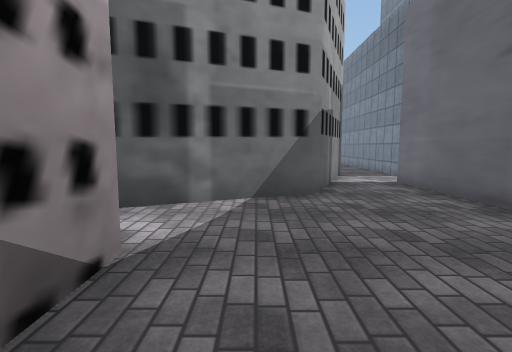
[1] (above)

19 first-person views from a walk through a scene from a Unity 3-D project. The camera is 1.5 m above the floor, tilts 6° down and sees 85° across. The floor is counted in squares, 1.44 m on a side. Each view is taken from the middle of a square. On the plan, view 1 faces up. The plan holds only what a view shows up to about 12 squares ahead; the rest is blank. The place goes on beyond the plan. The player character is not drawn. Some surface patterns are stand-ins.

[2]
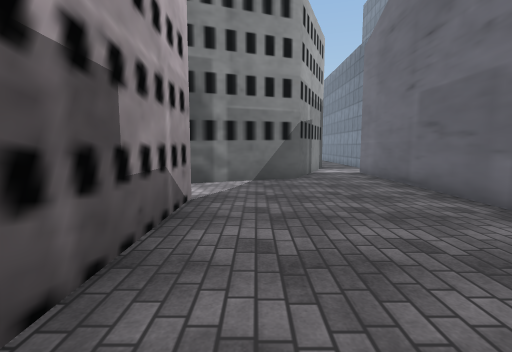

[3]
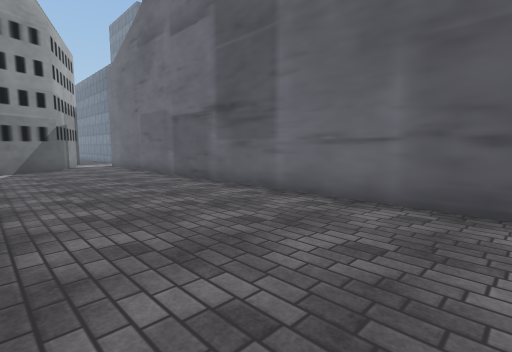

[4]
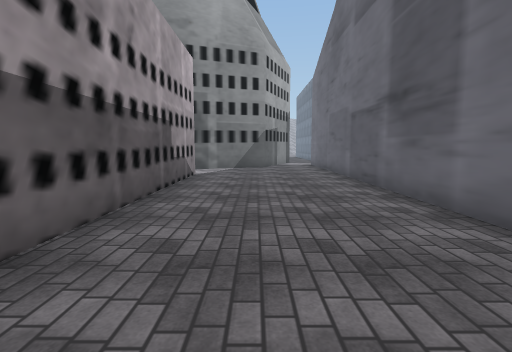

[5]
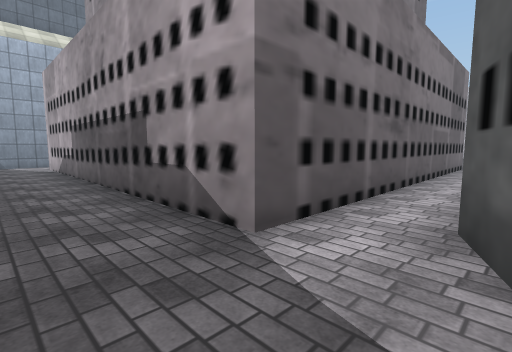

[6]
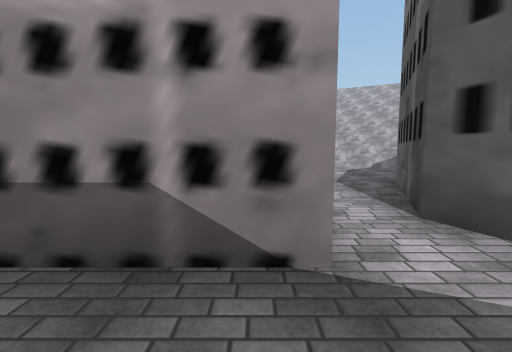

[7]
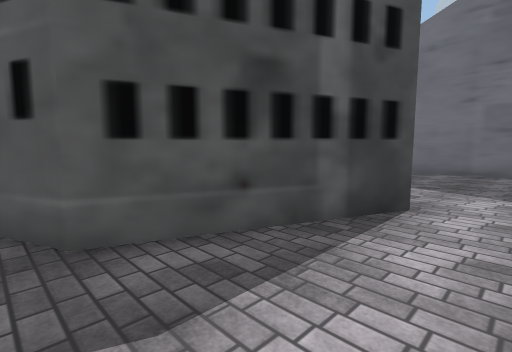

[8]
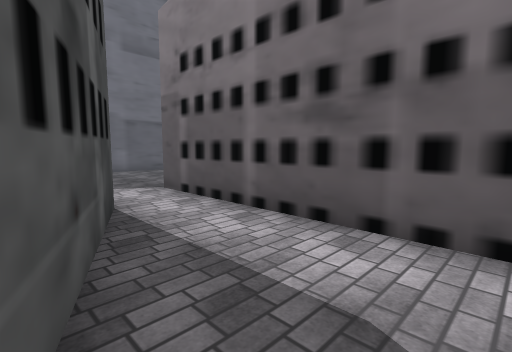

[9]
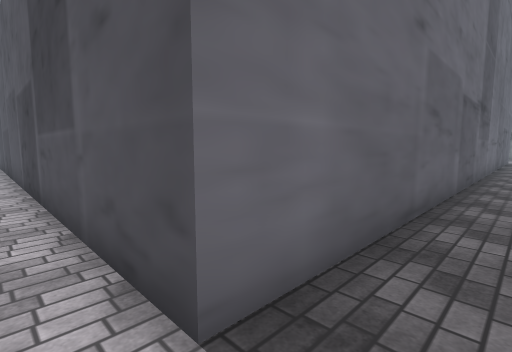

[10]
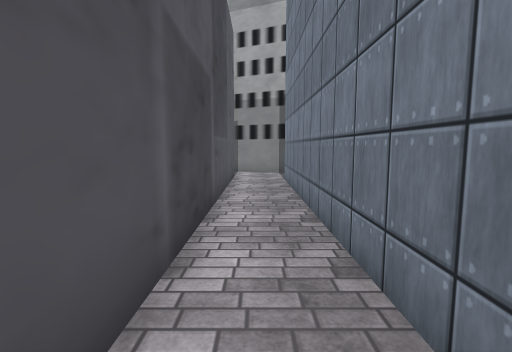

[11]
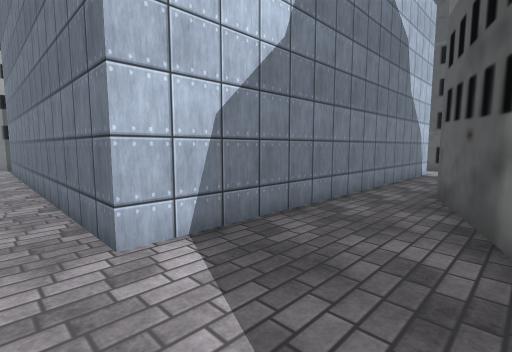

[12]
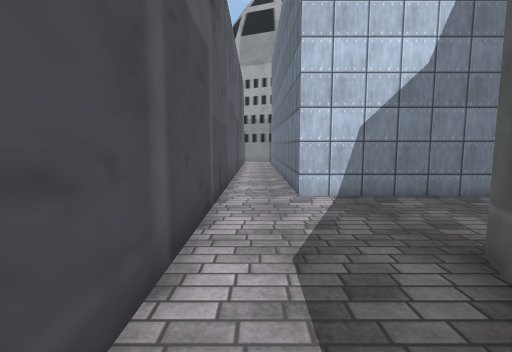

[13]
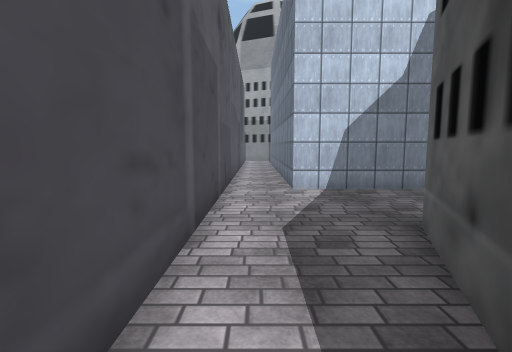

[14]
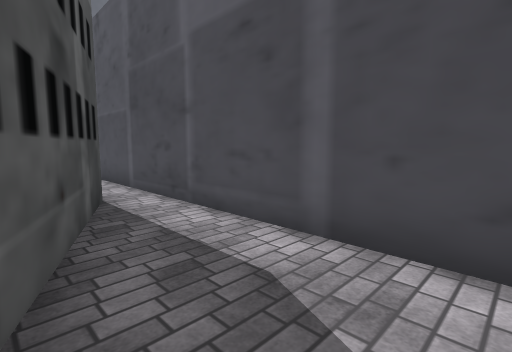

[15]
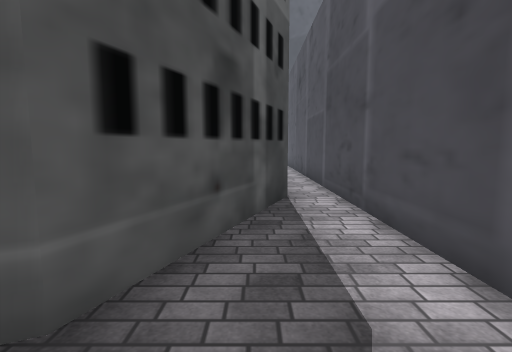

[16]
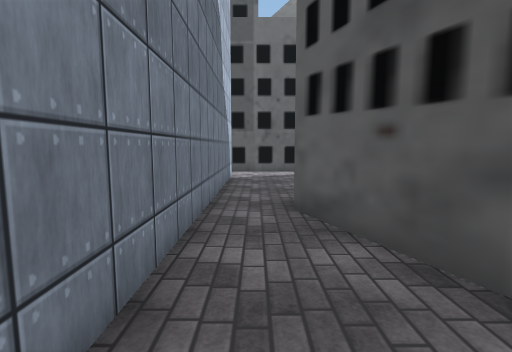

[17]
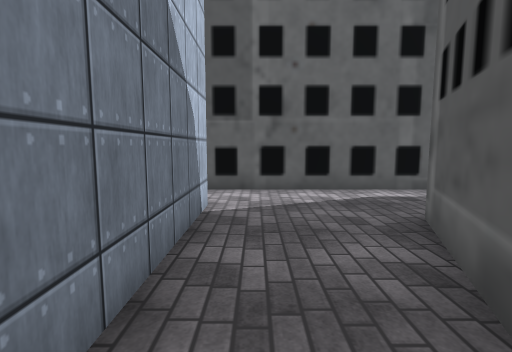

[18]
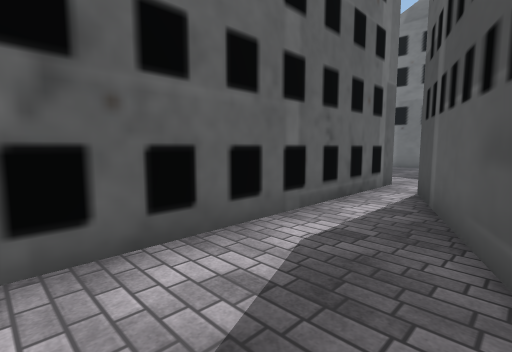

[19]
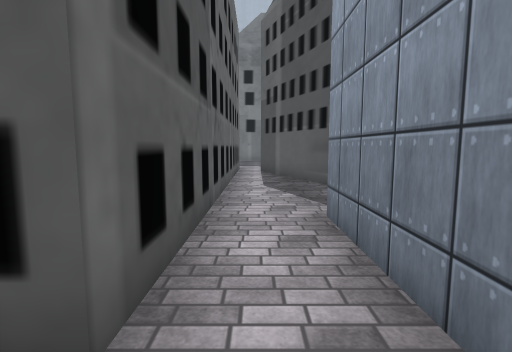

### Floor plan
Ten units are one square. View 1 is at (0, 0); x grows to the right and y downward. Boxes are objects, and circles mark ways between rooms. Rooms are numbered by the first view taken in them; rooms with no view inside come last. Other rooms are left out.
<svg viewBox="-90 -237 370 327">
<path fill="none" stroke="#000" d="M-85 -27 -13 -27 -13 85M24 -86 14 -62 -30 -44 -74 -62 -79 -74M42 79 42 -82M161 -134 161 -99 51 -99M219 -102 195 -112 184 -139M42 -82 216 -82M32 -106 24 -86M239 -93 219 -102M216 -82 275 -82M184 -174 195 -200 239 -218M130 -209 161 -209 161 -134M184 -139 176 -157M251 -228 132 -228M132 -228 132 -232M51 -99 51 -121"/>
<circle cx="30" cy="-90" r="3" fill="#2a7"/>
<circle cx="220" cy="-90" r="3" fill="#2a7"/>
<circle cx="170" cy="-140" r="3" fill="#2a7"/>
<circle cx="40" cy="-90" r="3" fill="#2a7"/>
<circle cx="130" cy="-220" r="3" fill="#2a7"/>
<text x="0" y="0">1</text>
<text x="140" y="-90">2</text>
<text x="250" y="-90">3</text>
<text x="180" y="-200">4</text>
<text x="10" y="-230">5</text>
</svg>
Room 1 opens to room 2. Room 2 opens to room 3. Room 2 opens to room 4. Room 2 opens to room 5. Room 4 opens to room 5.

Where each view was taken, in squares from view 1:
view 1: 0 up, 0 right, facing up
view 2: 3 down, 0 right, facing up
view 3: 8 down, 1 left, facing up-right
view 4: 8 down, 1 right, facing up
view 5: 5 up, 1 right, facing down-left
view 6: 2 up, 1 right, facing left
view 7: 3 up, 8 left, facing up-right
view 8: 6 up, 8 left, facing down-right
view 9: 9 up, 3 right, facing down-right
view 10: 9 up, 14 right, facing left
view 11: 9 up, 19 right, facing up-left
view 12: 9 up, 22 right, facing left
view 13: 9 up, 23 right, facing left
view 14: 11 up, 18 right, facing down-right
view 15: 10 up, 18 right, facing right
view 16: 11 up, 17 right, facing up
view 17: 16 up, 17 right, facing up
view 18: 20 up, 17 right, facing up-right
view 19: 22 up, 12 right, facing right
